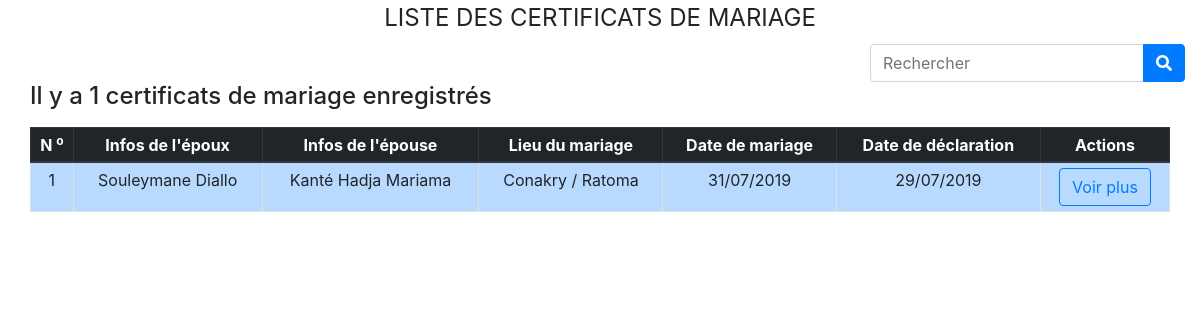
Screenshot of /gestion-demo-v3/demande/certificat-mariage/tableau_acte_mariage.php with the database file from the repository.
### tables this page shows
CREATE TABLE `certificatmariage` (
  `ID_CERTMARIAGE` int(10) NOT NULL,
  `ID_RESPONSABLE` int(10) NOT NULL,
  `ID_CITOYEN` int(10) NOT NULL,
  `referenceCertMariage` varchar(20) NOT NULL,
  `DEGRE_INSTRUCTION_EPOUX` varchar(50) DEFAULT NULL,
  `DOMICILE_PARENT_EPOUX` varchar(50) DEFAULT NULL,
  `ID_EPOUSE` int(10) NOT NULL,
  `DEGRE_INSTRUCTION_EPOUSE` varchar(50) DEFAULT NULL,
  `DOMICILE_PARENT_EPOUSE` varchar(50) DEFAULT NULL,
  `ID_TEMOIN1` int(10) NOT NULL,
  `ID_TEMOIN2` int(10) NOT NULL,
  `VILLE_MAR` varchar(50) NOT NULL,
  `COMMUNE_MAR` varchar(50) DEFAULT NULL,
  `DATE_MAR` date DEFAULT NULL,
  `DATEDEC_MAR` date DEFAULT NULL,
  `DOT` varchar(10) DEFAULT NULL,
  `ETAT_BIEN_MAR` varchar(50) DEFAULT NULL
);

CREATE TABLE `citoyen` (
  `ID_CITOYEN` int(10) NOT NULL,
  `ID_DECNAISS` int(10) NOT NULL,
  `NOM` varchar(50) DEFAULT NULL,
  `PRENOMS` varchar(50) DEFAULT NULL,
  `DATE_NAISS` date DEFAULT NULL,
  `VILLE_NAISS` varchar(50) NOT NULL,
  `LIEU_NAISS` varchar(50) NOT NULL,
  `DOMICILE` varchar(50) DEFAULT NULL,
  `PROFESSION` varchar(50) DEFAULT NULL,
  `NOM_MERE` varchar(50) DEFAULT NULL,
  `PRENOM_MERE` varchar(50) DEFAULT NULL,
  `PROFESSION_MERE` varchar(50) DEFAULT NULL,
  `ADRESSE_MERE` varchar(50) DEFAULT NULL,
  `NOM_PERE` varchar(50) DEFAULT NULL,
  `PRENOM_PERE` varchar(50) DEFAULT NULL,
  `PROFESSION_PERE` varchar(50) DEFAULT NULL,
  `ADRESSE_PERE` varchar(50) DEFAULT NULL,
  `TEL` varchar(15) DEFAULT NULL,
  `EMAIL` varchar(60) DEFAULT NULL,
  `GENRE` varchar(10) DEFAULT NULL,
  `SITUATION_MATRIMONIALE` varchar(50) DEFAULT NULL,
  `TAILLE` float DEFAULT NULL,
  `TEINT` varchar(15) DEFAULT NULL,
  `CHEVEUX` varchar(15) DEFAULT NULL,
  `YEUX` varchar(20) DEFAULT NULL,
  `SIGNE_PARTICULIER` varchar(100) DEFAULT NULL,
  `MOT_PASSE` varchar(50) DEFAULT NULL,
  `NUM_EMPRUNT` varchar(20) DEFAULT NULL,
  `NIN_CITOYEN` varchar(20) DEFAULT NULL,
  `PHOTO_CITOYEN` varchar(255) NOT NULL
);

### gestion-demo-v3/demande/certificat-mariage/tableau_acte_mariage.php (the view, shortened to what this page needs)
<!DOCTYPE html>
<html lang="fr">
<head>
    <link rel="stylesheet" href="../../css/bootstrap.min.css">
</head>
<body>
    <div class="container-fluid">
        <legend class="text-uppercase text-center">Liste des certificats de mariage</legend>
        <div class="d-flex">
            <form action="" class="ml-auto" method="POST">
                <div class="input-group">
                    <input type="search" name="recherche" id="cherche" placeholder="Rechercher" class="form-control">
                    <div class="input-group-append">
                        <button type="submit" name="rechercher" class="btn btn-primary">
                            <span class="fas fa-search"></span>
                        </button>
                    </div>
                </div>
            </form>
        </div>
        <?php
            $con = connexion();
            if(isset($_POST['rechercher'])){
                $id_search = $_POST['recherche'];
                $requete = "SELECT cit.id_citoyen as id_epoux, cit.nom as nom_epoux, cit.prenoms as prenom_epoux,
                            eps.nom as nom_epouse, eps.prenoms as prenom_epouse,
                            mar.id_certmariage, mar.ville_mar, mar.commune_mar, date_format(mar.date_mar, '%d/%m/%Y') as date_mar, date_format(mar.datedec_mar, '%d/%m/%Y') as datedec_mar
                            FROM certificatmariage mar, citoyen cit, citoyen eps
                            WHERE mar.id_citoyen = cit.id_citoyen
                            AND mar.id_epouse = eps.id_citoyen
                            AND cit.id_citoyen = $id_search";
                $result=$con->query($requete);
            }else{
                $requete = "SELECT cit.id_citoyen as id_epoux, cit.nom as nom_epoux, cit.prenoms as prenom_epoux,
                            eps.nom as nom_epouse, eps.prenoms as prenom_epouse,
                            mar.id_certmariage, mar.ville_mar, mar.commune_mar, date_format(mar.date_mar, '%d/%m/%Y') as date_mar, date_format(mar.datedec_mar, '%d/%m/%Y') as datedec_mar
                            FROM certificatmariage mar, citoyen cit, citoyen eps
                            WHERE mar.id_citoyen = cit.id_citoyen
                            AND mar.id_epouse = eps.id_citoyen";
                $result=$con->query($requete);
                $nbart=$result->rowCount();
            }
            if(!$result)
            {
                $mes_erreur=$con->errorInfo();
                echo "Lecture impossible, code", $con->errorCode(),$mes_erreur[2];
            }
            else
            {
            ?>
            <div class="container-fluid">
                <?php
                    if(isset($nbart)){
                        echo "<h4>Il y a $nbart certificats de mariage enregistrés</h4>";
                    }
                ?>
                <div class="row mt-3">
                    <div class="col-12 col-sm-12 col-md-12 col-lg-12 col-xl-12">
                    <table class="table table-striped table-bordered table-hover  text-center table-sm">
                        <thead class="thead-dark">
                            <tr>
                                <th>N <sup>o</sup></th>
                                <th>Infos de l'époux</th>
                                <th>Infos de l'épouse</th>
                                <th>Lieu du mariage</th>
                                <th>Date de mariage</th>
                                <th>Date de déclaration</th>
                                <th>Actions</th>
                            </tr>
                        </thead>
                        <tbody>
                            <?php
                            while($ligne=$result->fetch())
                            {
                            ?>
                                <tr class="table-primary">
                                    <td><?= $ligne['id_certmariage'] ?></td>
                                    <td><?= $ligne['prenom_epoux'].' '.$ligne['nom_epoux'] ?></td>
                                    <td><?= $ligne['nom_epouse'].' '.$ligne['prenom_epouse'] ?></td>
                                    <td><?= $ligne['ville_mar'].' / '.$ligne['commune_mar'] ?></td>
                                    <td><?= $ligne['date_mar'] ?></td>
                                    <td><?= $ligne['datedec_mar'] ?></td>
                                    <td><a href="affiche-certificat-mariage.php?id=<?=$ligne['id_certmariage']?>" class="btn btn-outline-primary">Voir plus</a></td>
                                </tr>
                            <?php
                            }
                            ?>
                    </table>
                    </div>
                </div>
            </div>
            <?php
                }
            ?>
    </div>
</body>
</html>

### rows the page displays
certificatmariage: ID_CERTMARIAGE "1", ID_CITOYEN.PRENOMS "Souleymane", ID_CITOYEN.NOM "Diallo", ID_EPOUSE.NOM "Kanté", ID_EPOUSE.PRENOMS "Hadja Mariama", VILLE_MAR "Conakry", COMMUNE_MAR "Ratoma", date_mar "31/07/2019", datedec_mar "29/07/2019"

### other values shown
$nbart "1"
